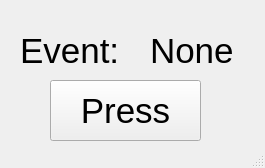
<?xml version="1.0" encoding="UTF-8"?>
<ui version="4.0">
 <class>MainWindow</class>
 <widget class="QMainWindow" name="MainWindow">
  <property name="geometry">
   <rect>
    <x>0</x>
    <y>0</y>
    <width>265</width>
    <height>168</height>
   </rect>
  </property>
  <property name="windowTitle">
   <string>MainWindow</string>
  </property>
  <widget class="QWidget" name="centralwidget">
   <widget class="QLabel" name="event_label">
    <property name="geometry">
     <rect>
      <x>20</x>
      <y>20</y>
      <width>131</width>
      <height>61</height>
     </rect>
    </property>
    <property name="font">
     <font>
      <pointsize>26</pointsize>
     </font>
    </property>
    <property name="text">
     <string>Event:</string>
    </property>
   </widget>
   <widget class="QLabel" name="event_name">
    <property name="geometry">
     <rect>
      <x>150</x>
      <y>30</y>
      <width>91</width>
      <height>41</height>
     </rect>
    </property>
    <property name="font">
     <font>
      <pointsize>26</pointsize>
     </font>
    </property>
    <property name="text">
     <string>None</string>
    </property>
   </widget>
   <widget class="QPushButton" name="press_button">
    <property name="geometry">
     <rect>
      <x>50</x>
      <y>80</y>
      <width>151</width>
      <height>61</height>
     </rect>
    </property>
    <property name="font">
     <font>
      <pointsize>26</pointsize>
     </font>
    </property>
    <property name="text">
     <string>Press</string>
    </property>
   </widget>
  </widget>
  <widget class="QStatusBar" name="statusbar"/>
 </widget>
 <resources/>
 <connections/>
</ui>
